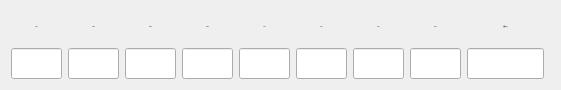
     <widget class="QWidget" name="layoutWidget_3">
      <property name="geometry">
       <rect>
        <x>30</x>
        <y>100</y>
        <width>561</width>
        <height>72</height>
       </rect>
      </property>
      <layout class="QHBoxLayout" name="horizontalLayout_2">
       <item>
        <layout class="QVBoxLayout" name="verticalLayout_10">
         <item>
          <widget class="QLabel" name="label_20">
           <property name="minimumSize">
            <size>
             <width>51</width>
             <height>31</height>
            </size>
           </property>
           <property name="maximumSize">
            <size>
             <width>51</width>
             <height>31</height>
            </size>
           </property>
           <property name="font">
            <font>
             <family>黑体</family>
             <pointsize>-1</pointsize>
            </font>
           </property>
           <property name="text">
            <string>63Hz</string>
           </property>
           <property name="alignment">
            <set>Qt::AlignCenter</set>
           </property>
          </widget>
         </item>
         <item>
          <widget class="QLineEdit" name="lineEdit_send_in_63">
           <property name="minimumSize">
            <size>
             <width>51</width>
             <height>31</height>
            </size>
           </property>
           <property name="maximumSize">
            <size>
             <width>51</width>
             <height>31</height>
            </size>
           </property>
           <property name="font">
            <font>
             <family>黑体</family>
             <pointsize>-1</pointsize>
            </font>
           </property>
           <property name="alignment">
            <set>Qt::AlignCenter</set>
           </property>
          </widget>
         </item>
        </layout>
       </item>
       <item>
        <layout class="QVBoxLayout" name="verticalLayout_11">
         <item>
          <widget class="QLabel" name="label_21">
           <property name="minimumSize">
            <size>
             <width>51</width>
             <height>31</height>
            </size>
           </property>
           <property name="maximumSize">
            <size>
             <width>51</width>
             <height>31</height>
            </size>
           </property>
           <property name="font">
            <font>
             <family>黑体</family>
             <pointsize>-1</pointsize>
            </font>
           </property>
           <property name="text">
            <string>125Hz</string>
           </property>
           <property name="alignment">
            <set>Qt::AlignCenter</set>
           </property>
          </widget>
         </item>
         <item>
          <widget class="QLineEdit" name="lineEdit_send_in_125">
           <property name="minimumSize">
            <size>
             <width>51</width>
             <height>31</height>
            </size>
           </property>
           <property name="maximumSize">
            <size>
             <width>51</width>
             <height>31</height>
            </size>
           </property>
           <property name="font">
            <font>
             <family>黑体</family>
             <pointsize>-1</pointsize>
            </font>
           </property>
           <property name="alignment">
            <set>Qt::AlignCenter</set>
           </property>
          </widget>
         </item>
        </layout>
       </item>
       <item>
        <layout class="QVBoxLayout" name="verticalLayout_12">
         <item>
          <widget class="QLabel" name="label_22">
           <property name="minimumSize">
            <size>
             <width>51</width>
             <height>31</height>
            </size>
           </property>
           <property name="maximumSize">
            <size>
             <width>51</width>
             <height>31</height>
            </size>
           </property>
           <property name="font">
            <font>
             <family>黑体</family>
             <pointsize>-1</pointsize>
            </font>
           </property>
           <property name="text">
            <string>250Hz</string>
           </property>
           <property name="alignment">
            <set>Qt::AlignCenter</set>
           </property>
          </widget>
         </item>
         <item>
          <widget class="QLineEdit" name="lineEdit_send_in_250">
           <property name="minimumSize">
            <size>
             <width>51</width>
             <height>31</height>
            </size>
           </property>
           <property name="maximumSize">
            <size>
             <width>51</width>
             <height>31</height>
            </size>
           </property>
           <property name="font">
            <font>
             <family>黑体</family>
             <pointsize>-1</pointsize>
            </font>
           </property>
           <property name="alignment">
            <set>Qt::AlignCenter</set>
           </property>
          </widget>
         </item>
        </layout>
       </item>
       <item>
        <layout class="QVBoxLayout" name="verticalLayout_13">
         <item>
          <widget class="QLabel" name="label_24">
           <property name="minimumSize">
            <size>
             <width>51</width>
             <height>31</height>
            </size>
           </property>
           <property name="maximumSize">
            <size>
             <width>51</width>
             <height>31</height>
            </size>
           </property>
           <property name="font">
            <font>
             <family>黑体</family>
             <pointsize>-1</pointsize>
            </font>
           </property>
           <property name="text">
            <string>500Hz</string>
           </property>
           <property name="alignment">
            <set>Qt::AlignCenter</set>
           </property>
          </widget>
         </item>
         <item>
          <widget class="QLineEdit" name="lineEdit_send_in_500">
           <property name="minimumSize">
            <size>
             <width>51</width>
             <height>31</height>
            </size>
           </property>
           <property name="maximumSize">
            <size>
             <width>51</width>
             <height>31</height>
            </size>
           </property>
           <property name="font">
            <font>
             <family>黑体</family>
             <pointsize>-1</pointsize>
            </font>
           </property>
           <property name="alignment">
            <set>Qt::AlignCenter</set>
           </property>
          </widget>
         </item>
        </layout>
       </item>
       <item>
        <layout class="QVBoxLayout" name="verticalLayout_14">
         <item>
          <widget class="QLabel" name="label_25">
           <property name="minimumSize">
            <size>
             <width>51</width>
             <height>31</height>
            </size>
           </property>
           <property name="maximumSize">
            <size>
             <width>51</width>
             <height>31</height>
            </size>
           </property>
           <property name="font">
            <font>
             <family>黑体</family>
             <pointsize>-1</pointsize>
            </font>
           </property>
           <property name="text">
            <string>1kHz</string>
           </property>
           <property name="alignment">
            <set>Qt::AlignCenter</set>
           </property>
          </widget>
         </item>
         <item>
          <widget class="QLineEdit" name="lineEdit_send_in_1k">
           <property name="minimumSize">
            <size>
             <width>51</width>
             <height>31</height>
            </size>
           </property>
           <property name="maximumSize">
            <size>
             <width>51</width>
             <height>31</height>
            </size>
           </property>
           <property name="font">
            <font>
             <family>黑体</family>
             <pointsize>-1</pointsize>
            </font>
           </property>
           <property name="alignment">
            <set>Qt::AlignCenter</set>
           </property>
          </widget>
         </item>
        </layout>
       </item>
       <item>
        <layout class="QVBoxLayout" name="verticalLayout_15">
         <property name="spacing">
          <number>6</number>
         </property>
         <item>
          <widget class="QLabel" name="label_26">
           <property name="minimumSize">
            <size>
             <width>51</width>
             <height>31</height>
            </size>
           </property>
           <property name="maximumSize">
            <size>
             <width>51</width>
             <height>31</height>
            </size>
           </property>
           <property name="font">
            <font>
             <family>黑体</family>
             <pointsize>-1</pointsize>
            </font>
           </property>
           <property name="text">
            <string>2kHz</string>
           </property>
           <property name="alignment">
            <set>Qt::AlignCenter</set>
           </property>
          </widget>
         </item>
         <item>
          <widget class="QLineEdit" name="lineEdit_send_in_2k">
           <property name="minimumSize">
            <size>
             <width>51</width>
             <height>31</height>
            </size>
           </property>
           <property name="maximumSize">
            <size>
             <width>51</width>
             <height>31</height>
            </size>
           </property>
           <property name="font">
            <font>
             <family>黑体</family>
             <pointsize>-1</pointsize>
            </font>
           </property>
           <property name="alignment">
            <set>Qt::AlignCenter</set>
           </property>
          </widget>
         </item>
        </layout>
       </item>
       <item>
        <layout class="QVBoxLayout" name="verticalLayout_16">
         <item>
          <widget class="QLabel" name="label_1">
           <property name="minimumSize">
            <size>
             <width>51</width>
             <height>31</height>
            </size>
           </property>
           <property name="maximumSize">
            <size>
             <width>51</width>
             <height>31</height>
            </size>
           </property>
           <property name="font">
            <font>
             <family>黑体</family>
             <pointsize>-1</pointsize>
            </font>
           </property>
           <property name="text">
            <string>4kHz</string>
           </property>
           <property name="alignment">
            <set>Qt::AlignCenter</set>
           </property>
          </widget>
         </item>
         <item>
          <widget class="QLineEdit" name="lineEdit_send_in_4k">
           <property name="minimumSize">
            <size>
             <width>51</width>
             <height>31</height>
            </size>
           </property>
           <property name="maximumSize">
            <size>
             <width>51</width>
             <height>31</height>
            </size>
           </property>
           <property name="font">
            <font>
             <family>黑体</family>
             <pointsize>-1</pointsize>
            </font>
           </property>
           <property name="alignment">
            <set>Qt::AlignCenter</set>
           </property>
          </widget>
         </item>
        </layout>
       </item>
       <item>
        <layout class="QVBoxLayout" name="verticalLayout_17">
         <item>
          <widget class="QLabel" name="label_27">
           <property name="minimumSize">
            <size>
             <width>51</width>
             <height>31</height>
            </size>
           </property>
           <property name="maximumSize">
            <size>
             <width>51</width>
             <height>31</height>
            </size>
           </property>
           <property name="font">
            <font>
             <family>黑体</family>
             <pointsize>-1</pointsize>
            </font>
           </property>
           <property name="text">
            <string>8kHz</string>
           </property>
           <property name="alignment">
            <set>Qt::AlignCenter</set>
           </property>
          </widget>
         </item>
         <item>
          <widget class="QLineEdit" name="lineEdit_send_in_8k">
           <property name="minimumSize">
            <size>
             <width>51</width>
             <height>31</height>
            </size>
           </property>
           <property name="maximumSize">
            <size>
             <width>51</width>
             <height>31</height>
            </size>
           </property>
           <property name="font">
            <font>
             <family>黑体</family>
             <pointsize>-1</pointsize>
            </font>
           </property>
           <property name="alignment">
            <set>Qt::AlignCenter</set>
           </property>
          </widget>
         </item>
        </layout>
       </item>
       <item>
        <layout class="QVBoxLayout" name="verticalLayout_18">
         <item>
          <widget class="QLabel" name="label_28">
           <property name="minimumSize">
            <size>
             <width>77</width>
             <height>31</height>
            </size>
           </property>
           <property name="maximumSize">
            <size>
             <width>51</width>
             <height>31</height>
            </size>
           </property>
           <property name="font">
            <font>
             <family>黑体</family>
             <pointsize>-1</pointsize>
            </font>
           </property>
           <property name="text">
            <string>总值dB(A)</string>
           </property>
           <property name="alignment">
            <set>Qt::AlignCenter</set>
           </property>
          </widget>
         </item>
         <item>
          <widget class="QLineEdit" name="lineEdit_send_in_total">
           <property name="minimumSize">
            <size>
             <width>77</width>
             <height>31</height>
            </size>
           </property>
           <property name="maximumSize">
            <size>
             <width>51</width>
             <height>31</height>
            </size>
           </property>
           <property name="font">
            <font>
             <family>黑体</family>
             <pointsize>-1</pointsize>
            </font>
           </property>
           <property name="alignment">
            <set>Qt::AlignCenter</set>
           </property>
           <property name="readOnly">
            <bool>true</bool>
           </property>
          </widget>
         </item>
        </layout>
       </item>
      </layout>
     </widget>
